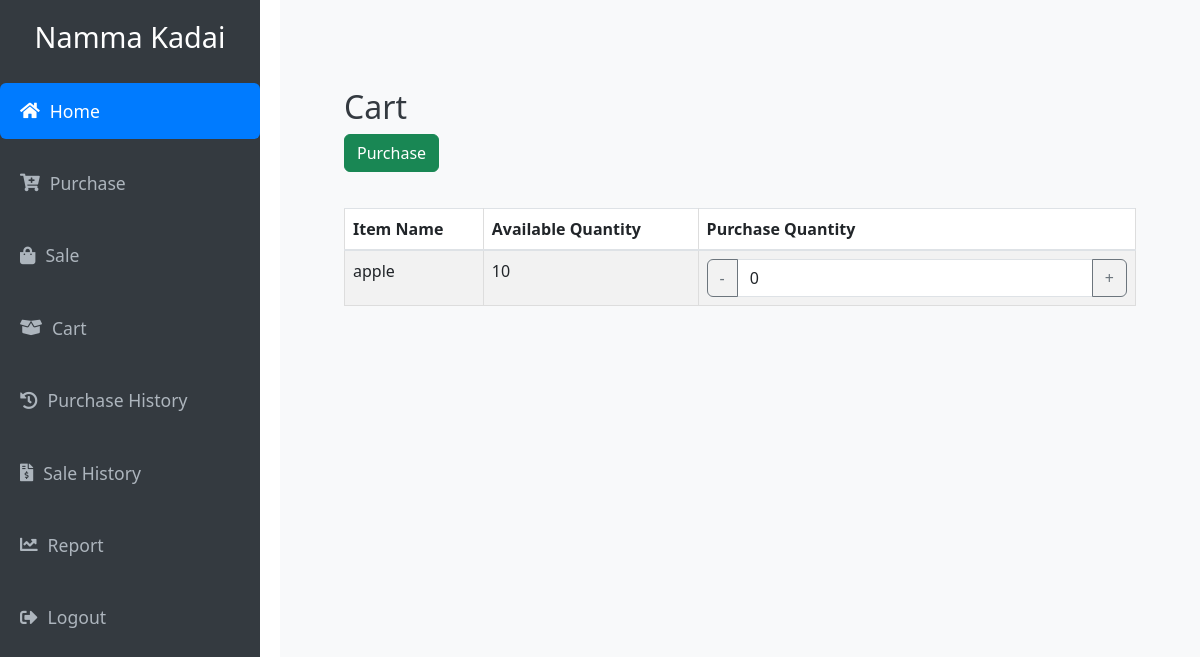
/cart (signed in), run on an earlier commit of the app's database.
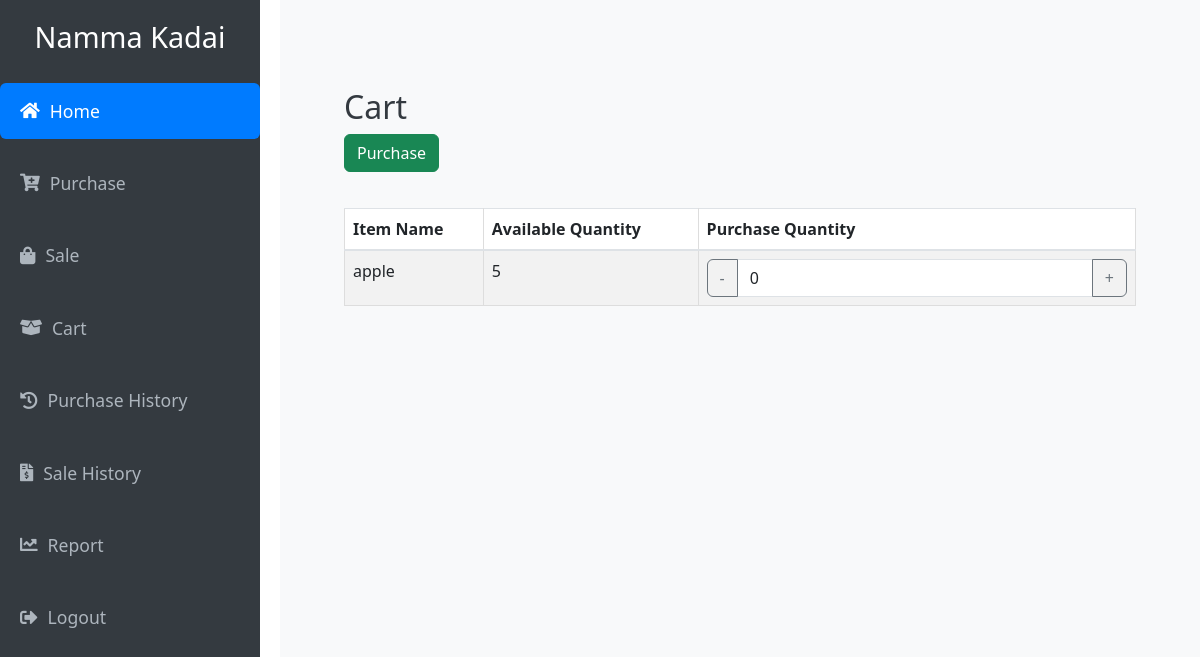
And on a later commit of the database.
### Namma_Kadai/models.py (models this page shows)
class Cart(db.Model):
    id = db.Column(db.Integer, primary_key=True)
    item_id = db.Column(db.Integer, db.ForeignKey('item.id'), nullable=False)
    product_name = db.Column(db.String(150), nullable=False)
    company_id = db.Column(db.Integer, db.ForeignKey('company.id'), nullable=False)
    available_qty = db.Column(db.Integer, nullable=False)
    purchase_qty = db.Column(db.Integer, nullable=False, default=0)

### Namma_Kadai/routes.py (the view)
@app.route('/cart')
@login_required
def cart():
    if not current_user.companies:
        flash("You need to be associated with a company to view the cart.", "error")
        return redirect(url_for('home'))
    cart_items = Cart.query.filter_by(company_id=current_user.companies.id).all()
    return render_template('cart.html', cart_items=cart_items)

### Namma_Kadai/routes.py (called while the page is built)
@login_manager.user_loader
def load_user(user_id):
    return User.query.get(int(user_id))

### Namma_Kadai/templates/cart.html (shortened to what this page needs)
{% extends "base.html" %}
{% block content %}
<div class="container mt-5">
    <h2>Cart</h2>
    {% if cart_items %}
        <form id="cart-form" action="{{ url_for('update_cart_quantities') }}" method="POST">
            <button type="submit" class="btn btn-success mb-3">Purchase</button>
            <table class="table table-striped">
                <thead>
                    <tr>
                        <th>Item Name</th>
                        <th>Available Quantity</th>
                        <th>Purchase Quantity</th>
                    </tr>
                </thead>
                <tbody>
                    {% for cart_item in cart_items %}
                        <tr>
                            <td>{{ cart_item.product_name }}</td>
                            <td>{{ cart_item.available_qty }}</td>
                            <td>
                                <div class="input-group">
                                    <button type="button" class="btn btn-outline-secondary" onclick="changeQuantity({{ cart_item.item_id }}, -1)">-</button>
                                    <input type="number" name="purchase_qty_{{ cart_item.item_id }}" id="purchase_qty_{{ cart_item.item_id }}"
                                           value="{{ cart_item.purchase_qty }}" min="1" class="form-control">
                                    <button type="button" class="btn btn-outline-secondary" onclick="changeQuantity({{ cart_item.item_id }}, 1)">+</button>
                                </div>
                            </td>
                        </tr>
                    {% endfor %}
                </tbody>
            </table>
        </form>
    {% else %}
        <p>Your cart is empty.</p>
    {% endif %}
</div>
{% endblock %}

What changed in the data, as far as the page shows it:
changed Cart "apple": available_qty "10" → "5"
